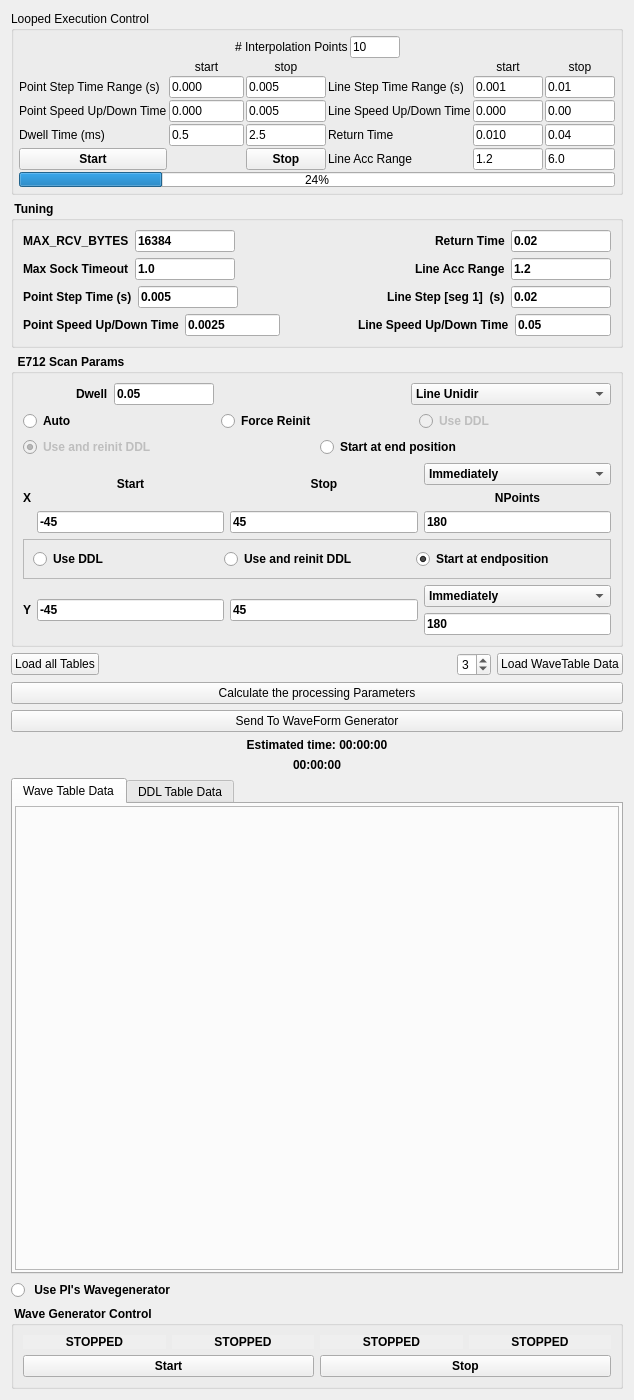
<?xml version="1.0" encoding="UTF-8"?>
<ui version="4.0">
 <class>Form</class>
 <widget class="QWidget" name="Form">
  <property name="geometry">
   <rect>
    <x>0</x>
    <y>0</y>
    <width>634</width>
    <height>1400</height>
   </rect>
  </property>
  <property name="windowTitle">
   <string>Form</string>
  </property>
  <layout class="QVBoxLayout" name="verticalLayout_8">
   <item>
    <widget class="QGroupBox" name="groupBox_4">
     <property name="minimumSize">
      <size>
       <width>0</width>
       <height>170</height>
      </size>
     </property>
     <property name="autoFillBackground">
      <bool>true</bool>
     </property>
     <property name="title">
      <string>Looped Execution Control</string>
     </property>
     <layout class="QVBoxLayout" name="verticalLayout_15">
      <property name="spacing">
       <number>2</number>
      </property>
      <property name="margin">
       <number>5</number>
      </property>
      <item>
       <layout class="QHBoxLayout" name="horizontalLayout_20">
        <item>
         <spacer name="horizontalSpacer_11">
          <property name="orientation">
           <enum>Qt::Horizontal</enum>
          </property>
          <property name="sizeHint" stdset="0">
           <size>
            <width>40</width>
            <height>20</height>
           </size>
          </property>
         </spacer>
        </item>
        <item>
         <widget class="QLabel" name="label_24">
          <property name="text">
           <string># Interpolation Points</string>
          </property>
         </widget>
        </item>
        <item>
         <widget class="QLineEdit" name="numInterpFld">
          <property name="maximumSize">
           <size>
            <width>50</width>
            <height>16777215</height>
           </size>
          </property>
          <property name="text">
           <string>10</string>
          </property>
         </widget>
        </item>
        <item>
         <spacer name="horizontalSpacer_12">
          <property name="orientation">
           <enum>Qt::Horizontal</enum>
          </property>
          <property name="sizeHint" stdset="0">
           <size>
            <width>40</width>
            <height>20</height>
           </size>
          </property>
         </spacer>
        </item>
       </layout>
      </item>
      <item>
       <layout class="QHBoxLayout" name="horizontalLayout_21">
        <item>
         <layout class="QGridLayout" name="gridLayout">
          <item row="0" column="1">
           <widget class="QLabel" name="label_17">
            <property name="text">
             <string>start</string>
            </property>
            <property name="alignment">
             <set>Qt::AlignCenter</set>
            </property>
           </widget>
          </item>
          <item row="0" column="2">
           <widget class="QLabel" name="label_18">
            <property name="text">
             <string>stop</string>
            </property>
            <property name="alignment">
             <set>Qt::AlignCenter</set>
            </property>
           </widget>
          </item>
          <item row="1" column="0">
           <widget class="QLabel" name="label_16">
            <property name="text">
             <string>Point Step Time Range (s)</string>
            </property>
           </widget>
          </item>
          <item row="1" column="1">
           <widget class="QLineEdit" name="pntStepStartTimeFld">
            <property name="maximumSize">
             <size>
              <width>100</width>
              <height>16777215</height>
             </size>
            </property>
            <property name="text">
             <string>0.000</string>
            </property>
           </widget>
          </item>
          <item row="1" column="2">
           <widget class="QLineEdit" name="pntStepStopTimeFld">
            <property name="maximumSize">
             <size>
              <width>100</width>
              <height>16777215</height>
             </size>
            </property>
            <property name="text">
             <string>0.005</string>
            </property>
           </widget>
          </item>
          <item row="2" column="0">
           <widget class="QLabel" name="label_15">
            <property name="text">
             <string>Point Speed Up/Down Time</string>
            </property>
           </widget>
          </item>
          <item row="2" column="1">
           <widget class="QLineEdit" name="pntSpeedStartTimeFld">
            <property name="maximumSize">
             <size>
              <width>100</width>
              <height>16777215</height>
             </size>
            </property>
            <property name="text">
             <string>0.000</string>
            </property>
           </widget>
          </item>
          <item row="2" column="2">
           <widget class="QLineEdit" name="pntSpeedStopTimeFld">
            <property name="maximumSize">
             <size>
              <width>100</width>
              <height>16777215</height>
             </size>
            </property>
            <property name="text">
             <string>0.005</string>
            </property>
           </widget>
          </item>
          <item row="4" column="0">
           <widget class="QPushButton" name="startLoopBtn">
            <property name="font">
             <font>
              <weight>75</weight>
              <bold>true</bold>
             </font>
            </property>
            <property name="text">
             <string>Start</string>
            </property>
           </widget>
          </item>
          <item row="4" column="2">
           <widget class="QPushButton" name="stopLoopBtn">
            <property name="font">
             <font>
              <weight>75</weight>
              <bold>true</bold>
             </font>
            </property>
            <property name="text">
             <string>Stop</string>
            </property>
           </widget>
          </item>
          <item row="3" column="0">
           <widget class="QLabel" name="label_26">
            <property name="text">
             <string>Dwell Time (ms)</string>
            </property>
           </widget>
          </item>
          <item row="3" column="1">
           <widget class="QLineEdit" name="dwellStartTimeFld">
            <property name="text">
             <string>0.5</string>
            </property>
           </widget>
          </item>
          <item row="3" column="2">
           <widget class="QLineEdit" name="dwellStopTimeFld">
            <property name="text">
             <string>2.5</string>
            </property>
           </widget>
          </item>
         </layout>
        </item>
        <item>
         <layout class="QGridLayout" name="gridLayout_2">
          <item row="0" column="1">
           <widget class="QLabel" name="label_22">
            <property name="text">
             <string>start</string>
            </property>
            <property name="alignment">
             <set>Qt::AlignCenter</set>
            </property>
           </widget>
          </item>
          <item row="0" column="2">
           <widget class="QLabel" name="label_19">
            <property name="text">
             <string>stop</string>
            </property>
            <property name="alignment">
             <set>Qt::AlignCenter</set>
            </property>
           </widget>
          </item>
          <item row="1" column="0">
           <widget class="QLabel" name="label_21">
            <property name="text">
             <string>Line Step Time Range (s)</string>
            </property>
           </widget>
          </item>
          <item row="1" column="1">
           <widget class="QLineEdit" name="lineStepStartTimeFld">
            <property name="maximumSize">
             <size>
              <width>100</width>
              <height>16777215</height>
             </size>
            </property>
            <property name="text">
             <string>0.001</string>
            </property>
           </widget>
          </item>
          <item row="1" column="2">
           <widget class="QLineEdit" name="lineStepStopTimeFld">
            <property name="maximumSize">
             <size>
              <width>100</width>
              <height>16777215</height>
             </size>
            </property>
            <property name="text">
             <string>0.01</string>
            </property>
           </widget>
          </item>
          <item row="2" column="0">
           <widget class="QLabel" name="label_20">
            <property name="text">
             <string>Line Speed Up/Down Time</string>
            </property>
           </widget>
          </item>
          <item row="2" column="1">
           <widget class="QLineEdit" name="lineSpeedStartTimeFld">
            <property name="maximumSize">
             <size>
              <width>100</width>
              <height>16777215</height>
             </size>
            </property>
            <property name="text">
             <string>0.000</string>
            </property>
           </widget>
          </item>
          <item row="2" column="2">
           <widget class="QLineEdit" name="lineSpeedStopTimeFld">
            <property name="maximumSize">
             <size>
              <width>100</width>
              <height>16777215</height>
             </size>
            </property>
            <property name="text">
             <string>0.00</string>
            </property>
           </widget>
          </item>
          <item row="3" column="0">
           <widget class="QLabel" name="label_25">
            <property name="text">
             <string>Return Time</string>
            </property>
           </widget>
          </item>
          <item row="3" column="1">
           <widget class="QLineEdit" name="lineReturnStartTimeFld">
            <property name="maximumSize">
             <size>
              <width>100</width>
              <height>16777215</height>
             </size>
            </property>
            <property name="text">
             <string>0.010</string>
            </property>
           </widget>
          </item>
          <item row="3" column="2">
           <widget class="QLineEdit" name="lineReturnStopTimeFld">
            <property name="maximumSize">
             <size>
              <width>100</width>
              <height>16777215</height>
             </size>
            </property>
            <property name="text">
             <string>0.04</string>
            </property>
           </widget>
          </item>
          <item row="4" column="0">
           <widget class="QLabel" name="label_23">
            <property name="text">
             <string>Line Acc Range</string>
            </property>
           </widget>
          </item>
          <item row="4" column="1">
           <widget class="QLineEdit" name="lineAccRStartFld">
            <property name="maximumSize">
             <size>
              <width>100</width>
              <height>16777215</height>
             </size>
            </property>
            <property name="text">
             <string>1.2</string>
            </property>
           </widget>
          </item>
          <item row="4" column="2">
           <widget class="QLineEdit" name="lineAccRStopFld">
            <property name="maximumSize">
             <size>
              <width>100</width>
              <height>16777215</height>
             </size>
            </property>
            <property name="text">
             <string>6.0</string>
            </property>
           </widget>
          </item>
         </layout>
        </item>
       </layout>
      </item>
      <item>
       <widget class="QProgressBar" name="loopProgBar">
        <property name="maximumSize">
         <size>
          <width>16777215</width>
          <height>15</height>
         </size>
        </property>
        <property name="value">
         <number>24</number>
        </property>
       </widget>
      </item>
     </layout>
    </widget>
   </item>
   <item>
    <widget class="QGroupBox" name="groupBox_3">
     <property name="font">
      <font>
       <weight>75</weight>
       <bold>true</bold>
      </font>
     </property>
     <property name="title">
      <string> Tuning</string>
     </property>
     <layout class="QVBoxLayout" name="verticalLayout_10">
      <item>
       <layout class="QVBoxLayout" name="verticalLayout_9">
        <item>
         <layout class="QHBoxLayout" name="horizontalLayout_13">
          <item>
           <layout class="QHBoxLayout" name="horizontalLayout_6">
            <item>
             <widget class="QLabel" name="label_7">
              <property name="text">
               <string>MAX_RCV_BYTES</string>
              </property>
             </widget>
            </item>
            <item>
             <widget class="QLineEdit" name="maxRcvBytesFld">
              <property name="maximumSize">
               <size>
                <width>100</width>
                <height>16777215</height>
               </size>
              </property>
              <property name="text">
               <string>16384</string>
              </property>
             </widget>
            </item>
            <item>
             <spacer name="horizontalSpacer_4">
              <property name="orientation">
               <enum>Qt::Horizontal</enum>
              </property>
              <property name="sizeHint" stdset="0">
               <size>
                <width>40</width>
                <height>20</height>
               </size>
              </property>
             </spacer>
            </item>
            <item>
             <widget class="QLabel" name="label_13">
              <property name="text">
               <string>Return Time</string>
              </property>
             </widget>
            </item>
            <item>
             <widget class="QLineEdit" name="returnTimeFld">
              <property name="maximumSize">
               <size>
                <width>100</width>
                <height>16777215</height>
               </size>
              </property>
              <property name="text">
               <string>0.02</string>
              </property>
             </widget>
            </item>
           </layout>
          </item>
         </layout>
        </item>
        <item>
         <layout class="QHBoxLayout" name="horizontalLayout_7">
          <item>
           <widget class="QLabel" name="label_8">
            <property name="text">
             <string>Max Sock Timeout</string>
            </property>
           </widget>
          </item>
          <item>
           <widget class="QLineEdit" name="maxSockTimeoutFld">
            <property name="maximumSize">
             <size>
              <width>100</width>
              <height>16777215</height>
             </size>
            </property>
            <property name="text">
             <string>1.0</string>
            </property>
           </widget>
          </item>
          <item>
           <spacer name="horizontalSpacer_3">
            <property name="orientation">
             <enum>Qt::Horizontal</enum>
            </property>
            <property name="sizeHint" stdset="0">
             <size>
              <width>40</width>
              <height>20</height>
             </size>
            </property>
           </spacer>
          </item>
          <item>
           <layout class="QHBoxLayout" name="horizontalLayout_8">
            <item>
             <widget class="QLabel" name="label_14">
              <property name="text">
               <string>Line Acc Range</string>
              </property>
             </widget>
            </item>
            <item>
             <widget class="QLineEdit" name="lineAccRangeFld">
              <property name="maximumSize">
               <size>
                <width>100</width>
                <height>16777215</height>
               </size>
              </property>
              <property name="text">
               <string>1.2</string>
              </property>
             </widget>
            </item>
           </layout>
          </item>
         </layout>
        </item>
       </layout>
      </item>
      <item>
       <layout class="QHBoxLayout" name="horizontalLayout_14">
        <item>
         <layout class="QHBoxLayout" name="horizontalLayout_11">
          <item>
           <widget class="QLabel" name="label_9">
            <property name="text">
             <string>Point Step Time (s)</string>
            </property>
           </widget>
          </item>
          <item>
           <widget class="QLineEdit" name="pntStepTimeFld">
            <property name="maximumSize">
             <size>
              <width>100</width>
              <height>16777215</height>
             </size>
            </property>
            <property name="text">
             <string>0.005</string>
            </property>
           </widget>
          </item>
          <item>
           <spacer name="horizontalSpacer_5">
            <property name="orientation">
             <enum>Qt::Horizontal</enum>
            </property>
            <property name="sizeHint" stdset="0">
             <size>
              <width>40</width>
              <height>20</height>
             </size>
            </property>
           </spacer>
          </item>
         </layout>
        </item>
        <item>
         <layout class="QHBoxLayout" name="horizontalLayout_9">
          <item>
           <spacer name="horizontalSpacer_9">
            <property name="orientation">
             <enum>Qt::Horizontal</enum>
            </property>
            <property name="sizeHint" stdset="0">
             <size>
              <width>40</width>
              <height>20</height>
             </size>
            </property>
           </spacer>
          </item>
          <item>
           <widget class="QLabel" name="label_11">
            <property name="text">
             <string>Line Step [seg 1]  (s)</string>
            </property>
           </widget>
          </item>
          <item>
           <widget class="QLineEdit" name="lineStepTimeFld">
            <property name="maximumSize">
             <size>
              <width>100</width>
              <height>16777215</height>
             </size>
            </property>
            <property name="text">
             <string>0.02</string>
            </property>
           </widget>
          </item>
         </layout>
        </item>
       </layout>
      </item>
      <item>
       <layout class="QHBoxLayout" name="horizontalLayout_15">
        <item>
         <layout class="QHBoxLayout" name="horizontalLayout_12">
          <item>
           <widget class="QLabel" name="label_10">
            <property name="text">
             <string>Point Speed Up/Down Time</string>
            </property>
           </widget>
          </item>
          <item>
           <widget class="QLineEdit" name="pntUpDownTimeFld">
            <property name="maximumSize">
             <size>
              <width>100</width>
              <height>16777215</height>
             </size>
            </property>
            <property name="text">
             <string>0.0025</string>
            </property>
           </widget>
          </item>
          <item>
           <spacer name="horizontalSpacer_7">
            <property name="orientation">
             <enum>Qt::Horizontal</enum>
            </property>
            <property name="sizeHint" stdset="0">
             <size>
              <width>40</width>
              <height>20</height>
             </size>
            </property>
           </spacer>
          </item>
         </layout>
        </item>
        <item>
         <layout class="QHBoxLayout" name="horizontalLayout_10">
          <item>
           <spacer name="horizontalSpacer_10">
            <property name="orientation">
             <enum>Qt::Horizontal</enum>
            </property>
            <property name="sizeHint" stdset="0">
             <size>
              <width>40</width>
              <height>20</height>
             </size>
            </property>
           </spacer>
          </item>
          <item>
           <widget class="QLabel" name="label_12">
            <property name="text">
             <string>Line Speed Up/Down Time</string>
            </property>
           </widget>
          </item>
          <item>
           <widget class="QLineEdit" name="lineUpDownTimeFld">
            <property name="maximumSize">
             <size>
              <width>100</width>
              <height>16777215</height>
             </size>
            </property>
            <property name="text">
             <string>0.05</string>
            </property>
           </widget>
          </item>
         </layout>
        </item>
       </layout>
      </item>
      <item>
       <layout class="QHBoxLayout" name="horizontalLayout_17"/>
      </item>
     </layout>
    </widget>
   </item>
   <item>
    <widget class="QGroupBox" name="groupBox">
     <property name="font">
      <font>
       <weight>75</weight>
       <bold>true</bold>
      </font>
     </property>
     <property name="title">
      <string>  E712 Scan Params </string>
     </property>
     <layout class="QVBoxLayout" name="verticalLayout_7">
      <item>
       <layout class="QHBoxLayout" name="horizontalLayout_4">
        <item>
         <layout class="QHBoxLayout" name="horizontalLayout_3">
          <item>
           <spacer name="horizontalSpacer_2">
            <property name="orientation">
             <enum>Qt::Horizontal</enum>
            </property>
            <property name="sizeHint" stdset="0">
             <size>
              <width>40</width>
              <height>20</height>
             </size>
            </property>
           </spacer>
          </item>
          <item>
           <widget class="QLabel" name="label_6">
            <property name="minimumSize">
             <size>
              <width>0</width>
              <height>0</height>
             </size>
            </property>
            <property name="text">
             <string>Dwell</string>
            </property>
           </widget>
          </item>
          <item>
           <widget class="QLineEdit" name="dwellFld">
            <property name="maximumSize">
             <size>
              <width>100</width>
              <height>16777215</height>
             </size>
            </property>
            <property name="text">
             <string>0.05</string>
            </property>
           </widget>
          </item>
         </layout>
        </item>
        <item>
         <spacer name="horizontalSpacer">
          <property name="orientation">
           <enum>Qt::Horizontal</enum>
          </property>
          <property name="sizeHint" stdset="0">
           <size>
            <width>100</width>
            <height>20</height>
           </size>
          </property>
         </spacer>
        </item>
        <item>
         <widget class="QComboBox" name="modeComboBox_2">
          <property name="minimumSize">
           <size>
            <width>200</width>
            <height>0</height>
           </size>
          </property>
          <property name="currentIndex">
           <number>1</number>
          </property>
          <property name="maxVisibleItems">
           <number>2</number>
          </property>
          <property name="sizeAdjustPolicy">
           <enum>QComboBox::AdjustToContentsOnFirstShow</enum>
          </property>
          <property name="frame">
           <bool>true</bool>
          </property>
          <item>
           <property name="text">
            <string>Point by Point</string>
           </property>
          </item>
          <item>
           <property name="text">
            <string>Line Unidir</string>
           </property>
          </item>
         </widget>
        </item>
       </layout>
      </item>
      <item>
       <layout class="QHBoxLayout" name="horizontalLayout_22">
        <item>
         <widget class="QRadioButton" name="autoDDLRadBtn">
          <property name="text">
           <string>Auto</string>
          </property>
         </widget>
        </item>
        <item>
         <widget class="QRadioButton" name="xForceReinitRadBtn">
          <property name="text">
           <string>Force Reinit</string>
          </property>
         </widget>
        </item>
        <item>
         <widget class="QRadioButton" name="xUseDDLRadBtn">
          <property name="enabled">
           <bool>false</bool>
          </property>
          <property name="text">
           <string>Use DDL</string>
          </property>
         </widget>
        </item>
       </layout>
      </item>
      <item>
       <layout class="QHBoxLayout" name="horizontalLayout_23">
        <item>
         <widget class="QRadioButton" name="xUseReinitDDLRadBtn">
          <property name="enabled">
           <bool>false</bool>
          </property>
          <property name="text">
           <string>Use and reinit DDL</string>
          </property>
          <property name="checked">
           <bool>true</bool>
          </property>
         </widget>
        </item>
        <item>
         <widget class="QRadioButton" name="xStartEndPosRadBtn">
          <property name="text">
           <string>Start at end position</string>
          </property>
         </widget>
        </item>
       </layout>
      </item>
      <item>
       <layout class="QHBoxLayout" name="horizontalLayout">
        <item>
         <widget class="QLabel" name="label">
          <property name="text">
           <string>X</string>
          </property>
         </widget>
        </item>
        <item>
         <layout class="QVBoxLayout" name="verticalLayout">
          <item>
           <widget class="QLabel" name="label_2">
            <property name="text">
             <string>Start</string>
            </property>
            <property name="alignment">
             <set>Qt::AlignCenter</set>
            </property>
           </widget>
          </item>
          <item>
           <widget class="QLineEdit" name="xstartFld">
            <property name="text">
             <string>-45</string>
            </property>
           </widget>
          </item>
         </layout>
        </item>
        <item>
         <layout class="QVBoxLayout" name="verticalLayout_2">
          <item>
           <widget class="QLabel" name="label_3">
            <property name="text">
             <string>Stop</string>
            </property>
            <property name="alignment">
             <set>Qt::AlignCenter</set>
            </property>
           </widget>
          </item>
          <item>
           <widget class="QLineEdit" name="xstopFld">
            <property name="text">
             <string>45</string>
            </property>
           </widget>
          </item>
         </layout>
        </item>
        <item>
         <layout class="QVBoxLayout" name="verticalLayout_3">
          <item>
           <widget class="QComboBox" name="xStartModeComboBox_2">
            <property name="currentIndex">
             <number>1</number>
            </property>
            <item>
             <property name="text">
              <string>Do Not Start</string>
             </property>
            </item>
            <item>
             <property name="text">
              <string>Immediately</string>
             </property>
            </item>
           </widget>
          </item>
          <item>
           <widget class="QLabel" name="label_4">
            <property name="text">
             <string>NPoints</string>
            </property>
            <property name="alignment">
             <set>Qt::AlignCenter</set>
            </property>
           </widget>
          </item>
          <item>
           <widget class="QLineEdit" name="xnpointsFld">
            <property name="text">
             <string>180</string>
            </property>
           </widget>
          </item>
         </layout>
        </item>
       </layout>
      </item>
      <item>
       <widget class="QFrame" name="frame">
        <property name="minimumSize">
         <size>
          <width>0</width>
          <height>30</height>
         </size>
        </property>
        <property name="frameShape">
         <enum>QFrame::StyledPanel</enum>
        </property>
        <property name="frameShadow">
         <enum>QFrame::Raised</enum>
        </property>
        <layout class="QHBoxLayout" name="horizontalLayout_24">
         <item>
          <widget class="QRadioButton" name="yUseDDLRadBtn">
           <property name="text">
            <string>Use DDL</string>
           </property>
          </widget>
         </item>
         <item>
          <widget class="QRadioButton" name="yUseReinitDDLRadBtn">
           <property name="text">
            <string>Use and reinit DDL</string>
           </property>
          </widget>
         </item>
         <item>
          <widget class="QRadioButton" name="yStartEndPosRadBtn">
           <property name="text">
            <string>Start at endposition</string>
           </property>
           <property name="checked">
            <bool>true</bool>
           </property>
          </widget>
         </item>
        </layout>
       </widget>
      </item>
      <item>
       <layout class="QHBoxLayout" name="horizontalLayout_2">
        <item>
         <widget class="QLabel" name="label_5">
          <property name="text">
           <string>Y</string>
          </property>
         </widget>
        </item>
        <item>
         <layout class="QVBoxLayout" name="verticalLayout_4">
          <item>
           <widget class="QLineEdit" name="ystartFld">
            <property name="text">
             <string>-45</string>
            </property>
           </widget>
          </item>
         </layout>
        </item>
        <item>
         <layout class="QVBoxLayout" name="verticalLayout_5">
          <item>
           <widget class="QLineEdit" name="ystopFld">
            <property name="text">
             <string>45</string>
            </property>
           </widget>
          </item>
         </layout>
        </item>
        <item>
         <layout class="QVBoxLayout" name="verticalLayout_6">
          <item>
           <widget class="QComboBox" name="yStartModeComboBox_2">
            <property name="currentIndex">
             <number>1</number>
            </property>
            <item>
             <property name="text">
              <string>Do Not Start</string>
             </property>
            </item>
            <item>
             <property name="text">
              <string>Immediately</string>
             </property>
            </item>
           </widget>
          </item>
          <item>
           <widget class="QLineEdit" name="ynpointsFld">
            <property name="text">
             <string>180</string>
            </property>
           </widget>
          </item>
         </layout>
        </item>
       </layout>
      </item>
     </layout>
    </widget>
   </item>
   <item>
    <layout class="QHBoxLayout" name="horizontalLayout_19">
     <item>
      <widget class="QPushButton" name="loadAllWavesDataBtn">
       <property name="text">
        <string>Load all Tables</string>
       </property>
      </widget>
     </item>
     <item>
      <spacer name="horizontalSpacer_8">
       <property name="orientation">
        <enum>Qt::Horizontal</enum>
       </property>
       <property name="sizeHint" stdset="0">
        <size>
         <width>40</width>
         <height>20</height>
        </size>
       </property>
      </spacer>
     </item>
     <item>
      <widget class="QSpinBox" name="wavTblSpinBox">
       <property name="minimum">
        <number>1</number>
       </property>
       <property name="maximum">
        <number>4</number>
       </property>
       <property name="value">
        <number>3</number>
       </property>
      </widget>
     </item>
     <item>
      <widget class="QPushButton" name="loadWaveDataBtn">
       <property name="text">
        <string>Load WaveTable Data</string>
       </property>
      </widget>
     </item>
    </layout>
   </item>
   <item>
    <widget class="QPushButton" name="calcProcParmsBtn">
     <property name="text">
      <string>Calculate the processing Parameters</string>
     </property>
    </widget>
   </item>
   <item>
    <widget class="QPushButton" name="sendWvBtn">
     <property name="text">
      <string>Send To WaveForm Generator</string>
     </property>
    </widget>
   </item>
   <item>
    <widget class="QLabel" name="estimatedTimeLbl">
     <property name="font">
      <font>
       <weight>75</weight>
       <bold>true</bold>
      </font>
     </property>
     <property name="text">
      <string>Estimated time: 00:00:00</string>
     </property>
     <property name="alignment">
      <set>Qt::AlignCenter</set>
     </property>
    </widget>
   </item>
   <item>
    <widget class="QLabel" name="elapsedTimeLbl">
     <property name="font">
      <font>
       <weight>75</weight>
       <bold>true</bold>
      </font>
     </property>
     <property name="text">
      <string>00:00:00</string>
     </property>
     <property name="alignment">
      <set>Qt::AlignCenter</set>
     </property>
    </widget>
   </item>
   <item>
    <widget class="QTabWidget" name="tabWidget">
     <property name="currentIndex">
      <number>0</number>
     </property>
     <widget class="QWidget" name="tab">
      <attribute name="title">
       <string>Wave Table Data</string>
      </attribute>
      <layout class="QVBoxLayout" name="verticalLayout_14">
       <property name="spacing">
        <number>2</number>
       </property>
       <property name="margin">
        <number>2</number>
       </property>
       <item>
        <widget class="QFrame" name="plotFrame">
         <property name="minimumSize">
          <size>
           <width>481</width>
           <height>401</height>
          </size>
         </property>
         <property name="frameShape">
          <enum>QFrame::StyledPanel</enum>
         </property>
         <property name="frameShadow">
          <enum>QFrame::Raised</enum>
         </property>
        </widget>
       </item>
      </layout>
     </widget>
     <widget class="QWidget" name="tab_2">
      <attribute name="title">
       <string>DDL Table Data</string>
      </attribute>
      <layout class="QVBoxLayout" name="verticalLayout_13">
       <item>
        <layout class="QHBoxLayout" name="horizontalLayout_18">
         <item>
          <widget class="QPushButton" name="loadDDLTableBtn">
           <property name="text">
            <string>Load DDL Table</string>
           </property>
          </widget>
         </item>
         <item>
          <spacer name="horizontalSpacer_6">
           <property name="orientation">
            <enum>Qt::Horizontal</enum>
           </property>
           <property name="sizeHint" stdset="0">
            <size>
             <width>40</width>
             <height>20</height>
            </size>
           </property>
          </spacer>
         </item>
         <item>
          <widget class="QSpinBox" name="ddlTblSpinBox">
           <property name="minimum">
            <number>1</number>
           </property>
           <property name="maximum">
            <number>4</number>
           </property>
           <property name="value">
            <number>3</number>
           </property>
          </widget>
         </item>
         <item>
          <widget class="QPushButton" name="getDDLTableBtn">
           <property name="text">
            <string>Get DDL Table</string>
           </property>
          </widget>
         </item>
        </layout>
       </item>
       <item>
        <widget class="QFrame" name="ddlPlotFrame">
         <property name="minimumSize">
          <size>
           <width>0</width>
           <height>350</height>
          </size>
         </property>
         <property name="frameShape">
          <enum>QFrame::StyledPanel</enum>
         </property>
         <property name="frameShadow">
          <enum>QFrame::Raised</enum>
         </property>
        </widget>
       </item>
      </layout>
     </widget>
    </widget>
   </item>
   <item>
    <widget class="QRadioButton" name="usePIWvGenRadBtn">
     <property name="font">
      <font>
       <weight>75</weight>
       <bold>true</bold>
      </font>
     </property>
     <property name="text">
      <string> Use PI's Wavegenerator</string>
     </property>
    </widget>
   </item>
   <item>
    <widget class="QGroupBox" name="groupBox_2">
     <property name="font">
      <font>
       <weight>75</weight>
       <bold>true</bold>
      </font>
     </property>
     <property name="title">
      <string> Wave Generator Control </string>
     </property>
     <layout class="QVBoxLayout" name="verticalLayout_11">
      <item>
       <layout class="QHBoxLayout" name="horizontalLayout_16">
        <item>
         <widget class="QLabel" name="wvgen1StsLbl">
          <property name="autoFillBackground">
           <bool>true</bool>
          </property>
          <property name="text">
           <string>STOPPED</string>
          </property>
          <property name="alignment">
           <set>Qt::AlignCenter</set>
          </property>
         </widget>
        </item>
        <item>
         <widget class="QLabel" name="wvgen2StsLbl">
          <property name="autoFillBackground">
           <bool>true</bool>
          </property>
          <property name="text">
           <string>STOPPED</string>
          </property>
          <property name="alignment">
           <set>Qt::AlignCenter</set>
          </property>
         </widget>
        </item>
        <item>
         <widget class="QLabel" name="wvgen3StsLbl">
          <property name="autoFillBackground">
           <bool>true</bool>
          </property>
          <property name="text">
           <string>STOPPED</string>
          </property>
          <property name="alignment">
           <set>Qt::AlignCenter</set>
          </property>
         </widget>
        </item>
        <item>
         <widget class="QLabel" name="wvgen4StsLbl">
          <property name="autoFillBackground">
           <bool>true</bool>
          </property>
          <property name="text">
           <string>STOPPED</string>
          </property>
          <property name="alignment">
           <set>Qt::AlignCenter</set>
          </property>
         </widget>
        </item>
       </layout>
      </item>
      <item>
       <layout class="QHBoxLayout" name="horizontalLayout_5">
        <item>
         <widget class="QPushButton" name="startBtn">
          <property name="text">
           <string>Start</string>
          </property>
         </widget>
        </item>
        <item>
         <widget class="QPushButton" name="stopBtn">
          <property name="text">
           <string>Stop</string>
          </property>
         </widget>
        </item>
       </layout>
      </item>
     </layout>
    </widget>
   </item>
  </layout>
 </widget>
 <resources/>
 <connections/>
</ui>
